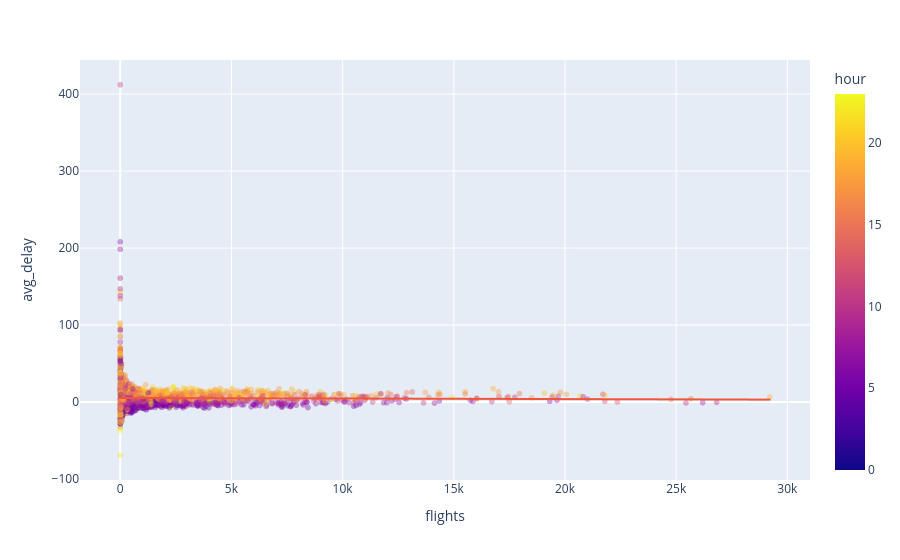

Notebook source saved alongside this figure:
### Code cell
fig = px.scatter(
    airport_hour_df,
    x='flights',
    y='avg_delay',
    color='hour',
    trendline='ols',
    opacity=0.4,
    hover_data = {'ORIGIN_AIRPORT': True}
)

fig.show()

### Figure 1 — Plotly figure (JSON) as saved in the notebook; plotly's stock layout.template omitted (floating-point values rounded to 4 significant figures; data arrays with more than 128 entries replaced by an {"elided": "..."} marker saying what was removed)
{"data": [{"customdata": {"elided": "4246x1 str values"}, "hovertemplate": "flights=%{x}<br>avg_delay=%{y}<br>ORIGIN_AIRPORT=%{customdata[0]}<br>hour=%{marker.color}<extra></extra>", "legendgroup": "", "marker": {"color": {"elided": "4246 int values"}, "coloraxis": "coloraxis", "opacity": 0.4, "symbol": "circle"}, "mode": "markers", "name": "", "showlegend": false, "type": "scattergl", "x": {"elided": "4246 int values"}, "xaxis": "x", "y": {"elided": "4246 float values"}, "yaxis": "y"}, {"hovertemplate": "<b>OLS trendline</b><br>avg_delay = -7.50786e-05 * flights + 5.42957<br>R<sup>2</sup>=0.000201<br><br>flights=%{x}<br>avg_delay=%{y} <b>(trend)</b><extra></extra>", "legendgroup": "", "marker": {"symbol": "circle"}, "mode": "lines", "name": "", "showlegend": false, "type": "scattergl", "x": {"elided": "4246 int values"}, "xaxis": "x", "y": {"elided": "4246 float values"}, "yaxis": "y"}], "layout": {"coloraxis": {"colorbar": {"title": {"text": "hour"}}, "colorscale": [[0, "#0d0887"], [0.1111, "#46039f"], [0.2222, "#7201a8"], [0.3333, "#9c179e"], [0.4444, "#bd3786"], [0.5556, "#d8576b"], [0.6667, "#ed7953"], [0.7778, "#fb9f3a"], [0.8889, "#fdca26"], [1, "#f0f921"]]}, "legend": {"tracegroupgap": 0}, "margin": {"t": 60}, "xaxis": {"anchor": "y", "domain": [0, 1], "title": {"text": "flights"}}, "yaxis": {"anchor": "x", "domain": [0, 1], "title": {"text": "avg_delay"}}}}
